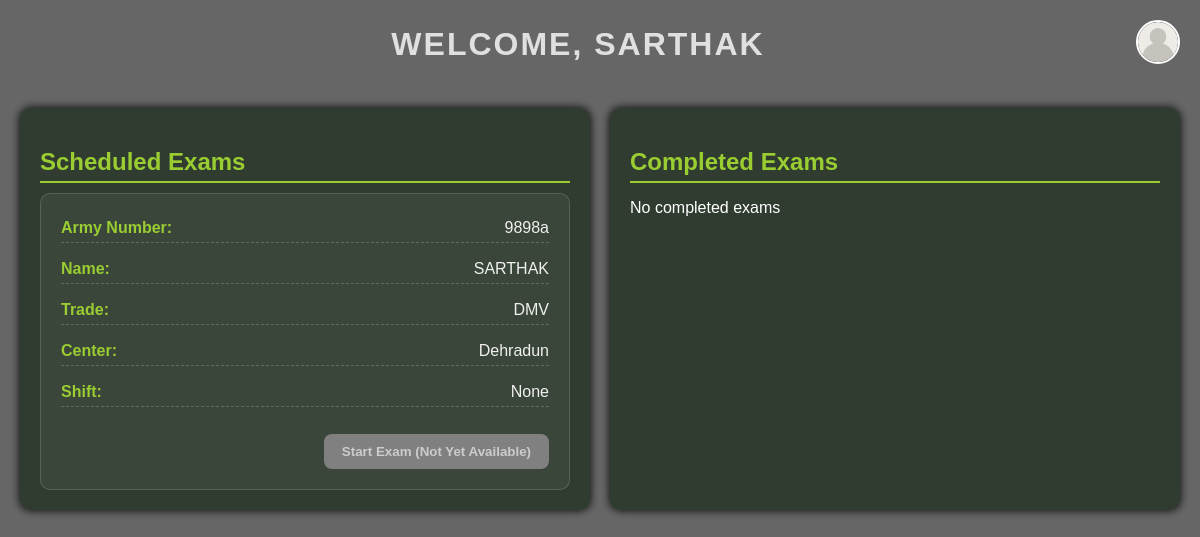
Page /candidate/dashboard/ (signed in) on the earlier database version.
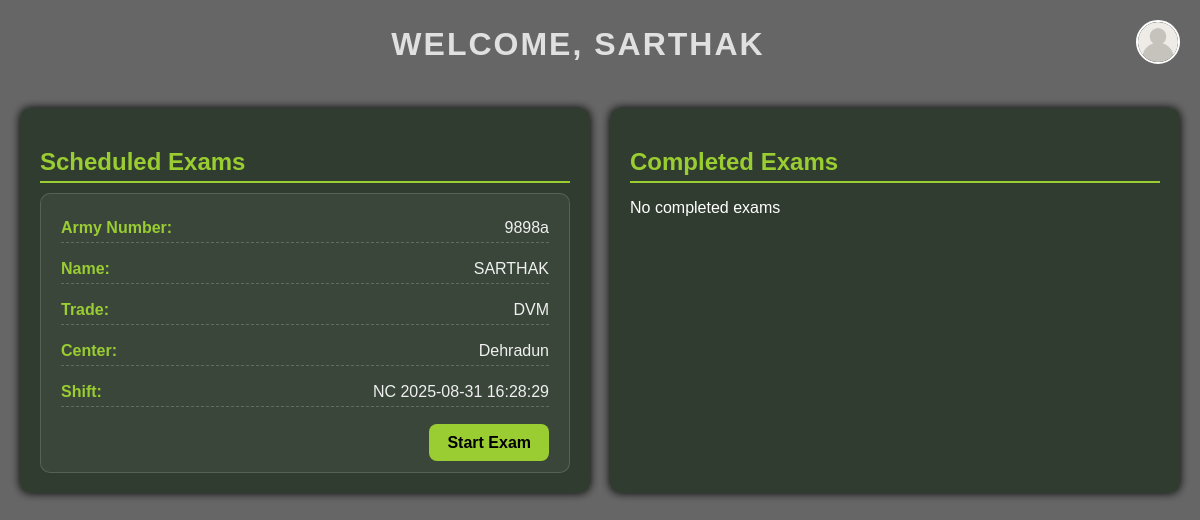
Same page on the later database version.
### registration/models.py (models this page shows, shortened)
class CandidateProfile(models.Model):
    user = models.OneToOneField(
        settings.AUTH_USER_MODEL, on_delete=models.CASCADE, related_name="candidate_profile"
    )
    army_no = models.CharField(max_length=50, unique=True)
    rank = models.CharField(max_length=50)
    trade = models.CharField(max_length=100, blank=True, null=True)
    name = models.CharField(max_length=150)
    dob = models.DateField(verbose_name="Date of Birth")
    doe = models.DateField(verbose_name="Date of Enrolment")
    aadhar_number = models.CharField(max_length=12, blank=True)
    father_name = models.CharField(max_length=150)
    photograph = models.ImageField(upload_to="photos/", blank=True, null=True)
    qualification = models.CharField(max_length=150)
    nsqf_level = models.CharField(max_length=50, blank=True)
    exam_center = models.CharField(max_length=150, blank=True, null=True)
    training_center = models.CharField(max_length=100, blank=True, null=True)
    state = models.CharField(max_length=100)
    district = models.CharField(max_length=100)
    duration = models.CharField(max_length=50, blank=True)
    credits = models.CharField(max_length=50, blank=True)
    viva_marks = models.DecimalField(max_digits=30, decimal_places=2, null=True, blank=True)
    practical_marks = models.DecimalField(max_digits=30, decimal_places=2, null=True, blank=True)
    shift = models.ForeignKey(Shift, on_delete=models.PROTECT, null=True, blank=True)
    created_at = models.DateTimeField(auto_now_add=True)
    @property
    def can_start_exam(self):
        if not self.shift:
            return False
        shift_datetime = datetime.combine(self.shift.date, self.shift.start_time)
        shift_datetime = timezone.make_aware(shift_datetime, timezone.get_current_timezone())
        return timezone.now() >= shift_datetime

### exams/models.py (models this page shows)
class Shift(models.Model):
    center = models.ForeignKey(Center, on_delete=models.CASCADE)
    date = models.DateField()
    start_time = models.TimeField()
    capacity = models.PositiveSmallIntegerField(default=40)
    class Meta:
        unique_together = ("center", "date", "start_time")
    def __str__(self):
        return f"{self.center.comd} {self.date} {self.start_time}"

### centers/models.py (models this page shows, shortened)
class Center(models.Model):
    comd = models.CharField(max_length=20,unique=False,blank=True)
    exam_Center = models.CharField(max_length=150,blank=True)
    conducting_Fmn = models.CharField(max_length=150,blank=True)
    address = models.TextField(blank=True)
    district = models.CharField(max_length=100, blank=True)
    state = models.CharField(max_length=100, blank=True)
    capacity = models.PositiveSmallIntegerField(default=40)  # per shift
    is_active = models.BooleanField(default=True)

### registration/views.py (the view)
# urls.py: path("dashboard/", views.candidate_dashboard, name="candidate_dashboard"),
@login_required
def candidate_dashboard(request):
    candidate_profile = get_object_or_404(CandidateProfile, user=request.user)
    exams_scheduled, upcoming_exams, completed_exams, results = [], [], [], []
    return render(request, "registration/dashboard.html", {
        "candidate": candidate_profile,
        "exams_scheduled": exams_scheduled,
        "upcoming_exams": upcoming_exams,
        "completed_exams": completed_exams,
        "results": results,
    })

### registration/templates/registration/dashboard.html (shortened to what this page needs)
{% load static %}
<!DOCTYPE html>
<html lang="en">
<head>
</head>
<body>
    <div class="overlay">
        <header>
            <div class="welcome">Welcome, {{ candidate.name }}</div>
            <div class="profile">
                <img src="{% static 'registration/profile.png' %}" alt="Profile">
            </div>
        </header>
        <div class="dashboard-section">
            <div class="card">
                <h2>Scheduled Exams</h2>
                {% if candidate %}
                <div class="exam-card">
                    <div class="exam-detail">
                        <span class="label">Army Number:</span>
                        <span class="value">{{ candidate.army_no }}</span>
                    </div>
                    <div class="exam-detail">
                        <span class="label">Name:</span>
                        <span class="value">{{ candidate.name }}</span>
                    </div>
                    <div class="exam-detail">
                        <span class="label">Trade:</span>
                        <span class="value">{{ candidate.trade }}</span>
                    </div>
                    <div class="exam-detail">
                        <span class="label">Center:</span>
                        <span class="value">{{ candidate.exam_center }}</span>
                    </div>
                    <div class="exam-detail">
                        <span class="label">Shift:</span>
                        <span class="value">{{ candidate.shift }}</span>
                    </div>
                    <div class="exam-action">
                        {% if candidate.can_start_exam %}
                            <a href="{% url 'exam_interface' %}" class="start-btn">Start Exam</a>
                        {% else %}
                            <button class="start-btn disabled" disabled>Start Exam (Not Yet Available)</button>
                        {% endif %}
                    </div>
                </div>
                {% else %}
                    <p>No scheduled exams</p>
                {% endif %}
            </div>
            <div class="card">
                <h2>Completed Exams</h2>
                {% if completed_exams %}
                    {% for exam in completed_exams %}
                    <div class="exam-card">
                        <div class="exam-detail">
                            <span class="label">Exam:</span>
                            <span class="value">{{ exam.name }}</span>
                        </div>
                        <div class="exam-detail">
                            <span class="label">Date:</span>
                            <span class="value">{{ exam.date }}</span>
                        </div>
                    </div>
                    {% endfor %}
                {% else %}
                    <p>No completed exams</p>
                {% endif %}
            </div>
        </div>
    </div>
</body>
</html>

Differences in the rows shown:
changed CandidateProfile "SARTHAK": trade "DMV" → "DVM"; shift "None" → "NC 2025-08-31 16:28:29"; shift_id empty → 9 (drawn)
Other differences:
text no longer shown: "Start Exam (Not Yet Available)"
text now shown: "Start Exam"
